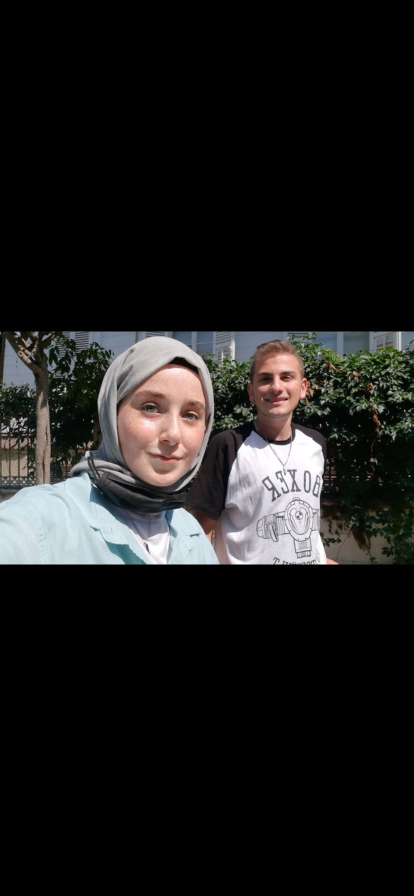
#> input picture photo/WhatsApp Image 2026-08-08 at 13.40.39 (1).jpeg, 828 x 1792 px (shown at 1/2 size); its folder holds only this picture in this run
$ python 01-trim.py
#> lines starting #> are read from the running program, lines starting #| are printed output that depends on the picture
#> in main, img is the input picture: PIL image 828x1792 RGB; mean R, G, B 29.1, 28.5, 27.8
#!/usr/bin/env python3
"""Telefon ekran görüntülerindeki siyah bantları kırpar.

Satır/kolon bazında en parlak pikseli ölçer; eşiğin altında kalan kenarları atar.
`magick -trim` yerine bunu kullanıyoruz çünkü -trim köşe rengine bakıp fuzz ile
karar veriyor ve koyu fotoğraf içeriğini de yiyebiliyor.

Çıktı: photo-trimmed/NN.jpg  (sıralı numaralı, orijinal isimler tarih sıralı)
"""
import json
import pathlib
import sys

from PIL import Image

SRC = pathlib.Path("photo")
OUT = pathlib.Path("photo-trimmed")
THRESHOLD = 20  # 0-255; bunun altındaki satır/kolon "siyah bant" sayılır

# --- elle belirlenen düzeltmeler ------------------------------------------
# Ekran görüntülerinde EXIF yönü yok, yani yan yatmış fotoğraflar yazılımsal
# olarak tespit edilemiyor. Aşağıdaki değerler 66 fotoğrafa tek tek bakılarak
# belirlendi. Anahtar = kaynak dosyaların tarih sırasındaki 1 tabanlı sırası.
#
# Değerler PIL kuralına göre **saat yönünün tersine** derece.
ROTATIONS: dict[int, int] = {28: 90, 34: 90, 63: 90, 64: 90, 65: -90, 66: 90}

# Telefonun Fotoğraflar arayüzü (tarih çubuğu, alt küçük resim şeridi) siyah
# bandın içinde metin taşıdığı için parlaklık eşiğine takılmıyor; bu kareler
# elle ölçüldü. Değer: (x, y, genişlik, yükseklik).
UI_CROPS: dict[int, tuple[int, int, int, int]] = {18: (0, 309, 828, 1104)}

# 09, 08'in aynısı — sadece telefon arayüzüyle çekilmiş hâli. Temizi duruyor.
SKIP: set[int] = {9}


def content_box(img: Image.Image) -> tuple[int, int, int, int]:
    g = img.convert("L")
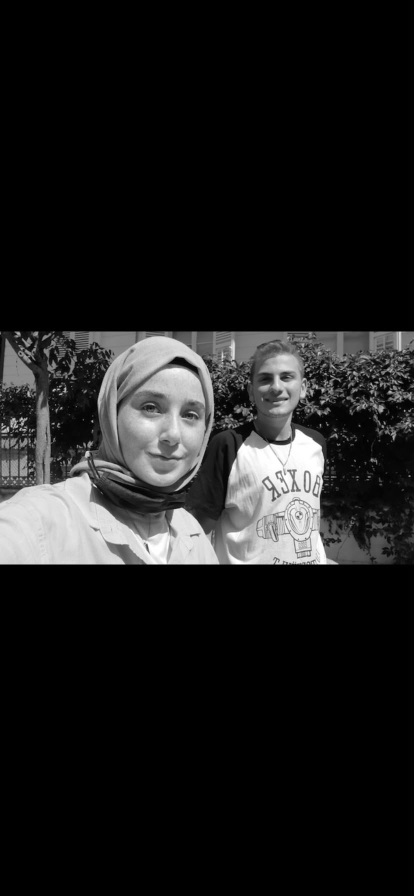
#> g: PIL image 828x1792 L (shown at 1/2 size); min 0, max 255, mean 28.6
    w, h = g.size
#> w = 828; h = 1792
    px = g.load()

    def row_bright(y: int) -> int:
        return max(px[x, y] for x in range(0, w, 4))

    def col_bright(x: int) -> int:
        return max(px[x, y] for y in range(0, h, 4))

    top = 0
    while top < h - 1 and row_bright(top) < THRESHOLD:
        top += 1
#> after the loop, top = 663
    bottom = h - 1
#> bottom = 1791
    while bottom > top and row_bright(bottom) < THRESHOLD:
        bottom -= 1
#> this loop made 663 passes
#> bottom on passes 1 to 3: 1790, 1789, 1788
#> after the loop, bottom = 1128
    left = 0
#> left = 0
    while left < w - 1 and col_bright(left) < THRESHOLD:
        left += 1
#> this loop made 0 passes
#> after the loop, left = 0
    right = w - 1
#> right = 827
    while right > left and col_bright(right) < THRESHOLD:
        right -= 1
#> after the loop, right = 827
    return left, top, right + 1, bottom + 1


def main() -> int:
    if not SRC.is_dir():
        print(f"hata: {SRC} bulunamadı", file=sys.stderr)
        return 1
    OUT.mkdir(exist_ok=True)
    for old in OUT.glob("*.jpg"):
        old.unlink()

    files = sorted(SRC.glob("*.jpeg"))
    manifest = []
    for i, f in enumerate(files, start=1):
        if i in SKIP:
            print(f"{i:02d}  atlandı (kopya)")
            continue

        with Image.open(f) as img:
            box = content_box(img)
#> box = (0, 663, 828, 1129)
            out = img.crop(box)
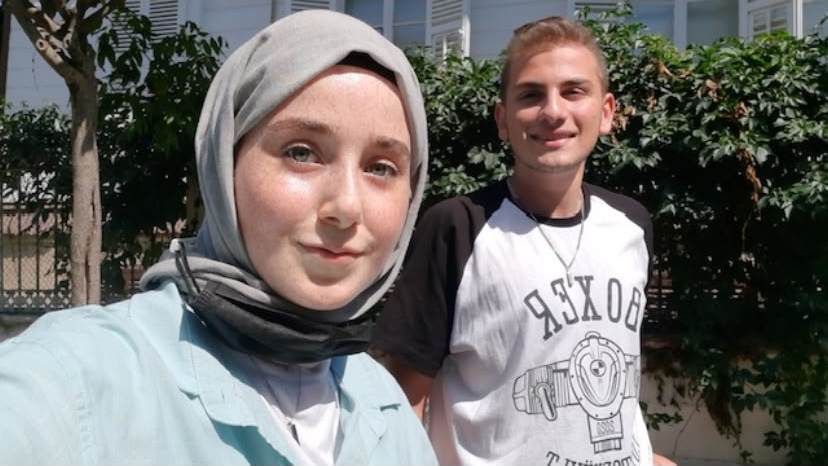
#> out: PIL image 828x466 RGB; mean R, G, B 111.8, 109.5, 106.8

            if i in UI_CROPS:
                x, y, w, h = UI_CROPS[i]
                out = out.crop((x, y, x + w, y + h))

            if i in ROTATIONS:
                out = out.rotate(ROTATIONS[i], expand=True)

            name = f"{i:02d}.jpg"
            out.save(OUT / name, "JPEG", quality=95, subsampling=0)

        manifest.append(
            {
                "id": i,
                "file": name,
                "source": f.name,
                "box": list(box),
                "rotation": ROTATIONS.get(i, 0),
                "size": list(out.size),
            }
        )
        print(f"{name}  -> {out.size[0]}x{out.size[1]}"
              + (f"  döndürüldü {ROTATIONS[i]}°" if i in ROTATIONS else ""))
#| 01.jpg  -> 828x466

    (OUT / "manifest.json").write_text(json.dumps(manifest, indent=2), encoding="utf-8")
    print(f"\n{len(manifest)} fotoğraf hazır -> {OUT}/")
#| 1 fotoğraf hazır -> photo-trimmed/
    return 0


if __name__ == "__main__":
    raise SystemExit(main())
#> (the program exits here)

$ run again, on photo/WhatsApp Image 2026-08-08 at 13.40.40.jpeg
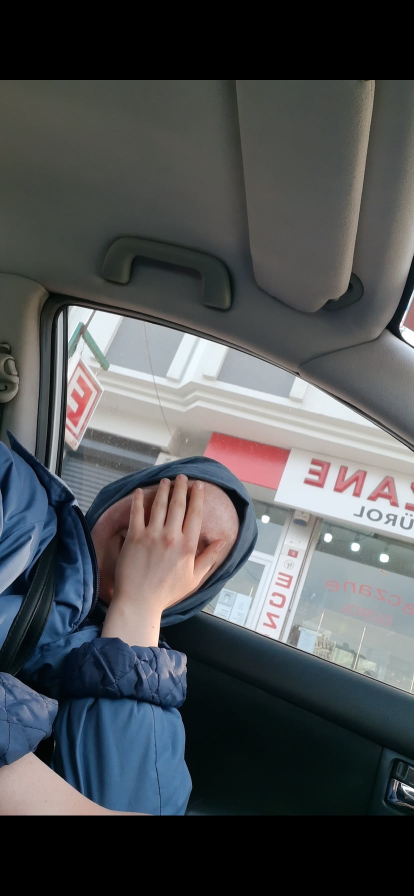
#> input picture photo/WhatsApp Image 2026-08-08 at 13.40.40.jpeg, 828 x 1792 px (shown at 1/2 size)
#> in main, img is the input picture: PIL image 828x1792 RGB; mean R, G, B 78.5, 81.5, 83.7
#> in content_box, `g = img.convert("L")`:
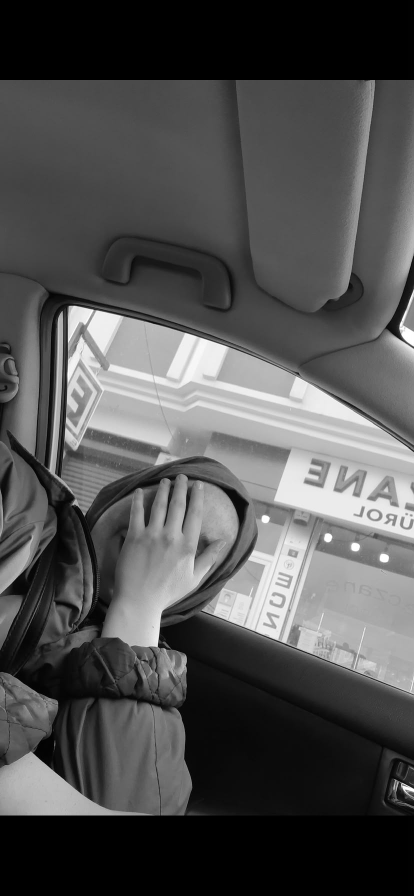
#> g: PIL image 828x1792 L (shown at 1/2 size); min 0, max 255, mean 80.9
#> after the loop in content_box, `while top < h - 1 and row_bright(top) < THRESHOLD:`: top = 160
#> in content_box, `bottom = h - 1`: bottom = 1791
#> the loop in content_box, `while bottom > top and row_bright(bottom) < THRESHOLD:` made 161 passes
#> bottom on passes 1 to 3: 1790, 1789, 1788
#> after the loop in content_box, `while bottom > top and row_bright(bottom) < THRESHOLD:`: bottom = 1630
#> in content_box, `left = 0`: left = 0
#> in content_box, `right = w - 1`: right = 827
#> box = (0, 160, 828, 1631)
#> in main, `out = img.crop(box)`:
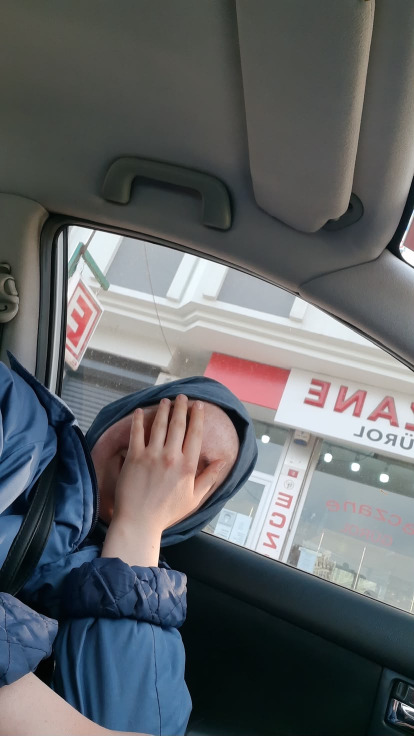
#> out: PIL image 828x1471 RGB (shown at 1/2 size); mean R, G, B 95.7, 99.2, 102
#| 01.jpg  -> 828x1471
#| 1 fotoğraf hazır -> photo-trimmed/

$ run again, on photo/WhatsApp Image 2026-08-08 at 13.40.41 (1).jpeg
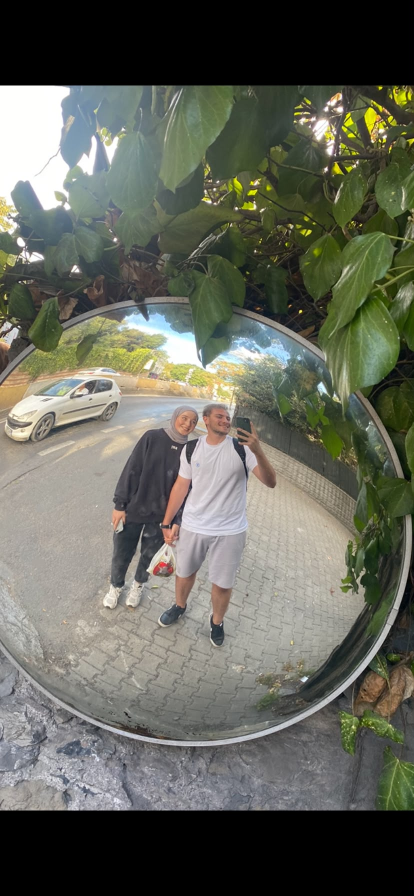
#> input picture photo/WhatsApp Image 2026-08-08 at 13.40.41 (1).jpeg, 828 x 1792 px (shown at 1/2 size)
#> in main, img is the input picture: PIL image 828x1792 RGB; mean R, G, B 99.9, 101.6, 90.5
#> in content_box, `g = img.convert("L")`:
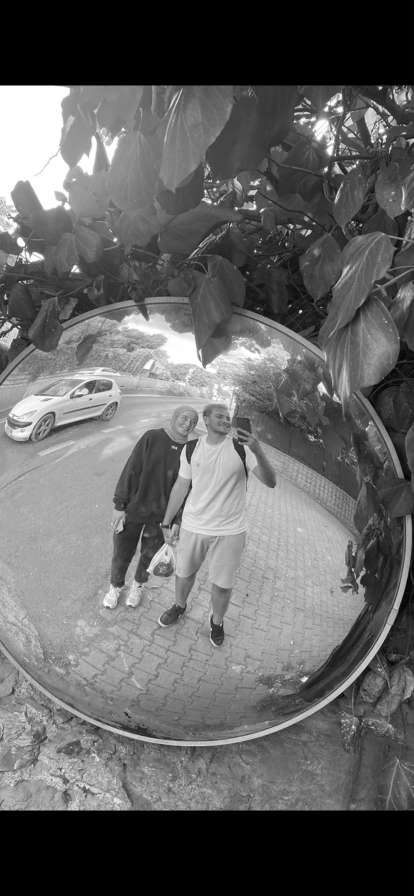
#> g: PIL image 828x1792 L (shown at 1/2 size); min 0, max 255, mean 99.8
#> after the loop in content_box, `while top < h - 1 and row_bright(top) < THRESHOLD:`: top = 171
#> in content_box, `bottom = h - 1`: bottom = 1791
#> the loop in content_box, `while bottom > top and row_bright(bottom) < THRESHOLD:` made 171 passes
#> bottom on passes 1 to 3: 1790, 1789, 1788
#> after the loop in content_box, `while bottom > top and row_bright(bottom) < THRESHOLD:`: bottom = 1620
#> in content_box, `left = 0`: left = 0
#> in content_box, `right = w - 1`: right = 827
#> box = (0, 171, 828, 1621)
#> in main, `out = img.crop(box)`:
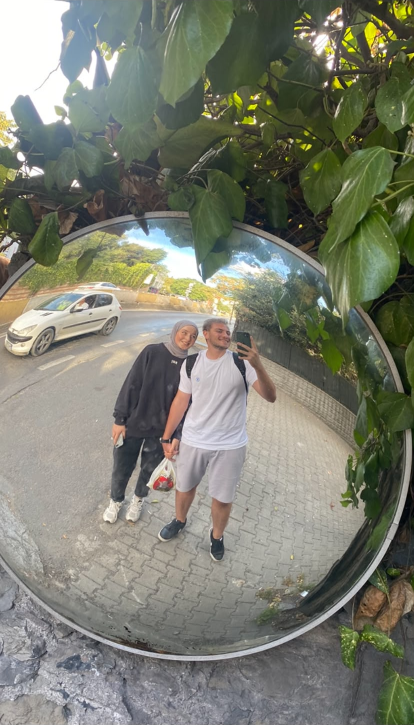
#> out: PIL image 828x1450 RGB (shown at 1/2 size); mean R, G, B 123.4, 125.5, 111.8
#| 01.jpg  -> 828x1450
#| 1 fotoğraf hazır -> photo-trimmed/

$ run again, on photo/WhatsApp Image 2026-08-08 at 13.40.41.jpeg
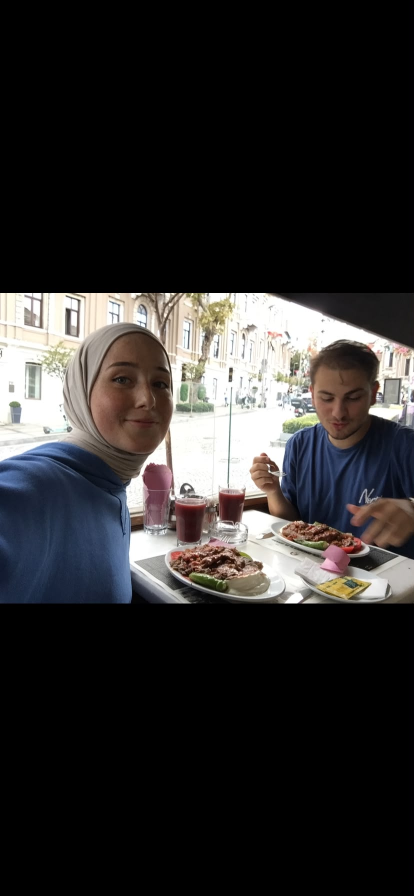
#> input picture photo/WhatsApp Image 2026-08-08 at 13.40.41.jpeg, 828 x 1792 px (shown at 1/2 size)
#> in main, img is the input picture: PIL image 828x1792 RGB; mean R, G, B 47.8, 46.2, 45.9
#> in content_box, `g = img.convert("L")`:
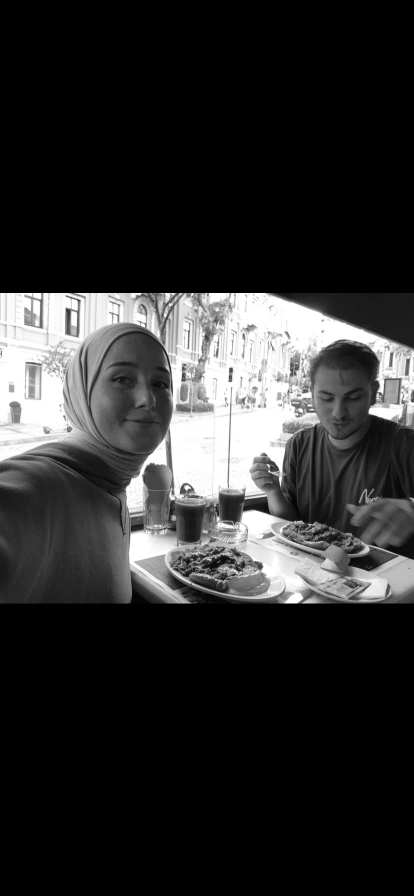
#> g: PIL image 828x1792 L (shown at 1/2 size); min 0, max 255, mean 46.6
#> after the loop in content_box, `while top < h - 1 and row_bright(top) < THRESHOLD:`: top = 586
#> in content_box, `bottom = h - 1`: bottom = 1791
#> the loop in content_box, `while bottom > top and row_bright(bottom) < THRESHOLD:` made 585 passes
#> bottom on passes 1 to 3: 1790, 1789, 1788
#> after the loop in content_box, `while bottom > top and row_bright(bottom) < THRESHOLD:`: bottom = 1206
#> in content_box, `left = 0`: left = 0
#> in content_box, `right = w - 1`: right = 827
#> box = (0, 586, 828, 1207)
#> in main, `out = img.crop(box)`:
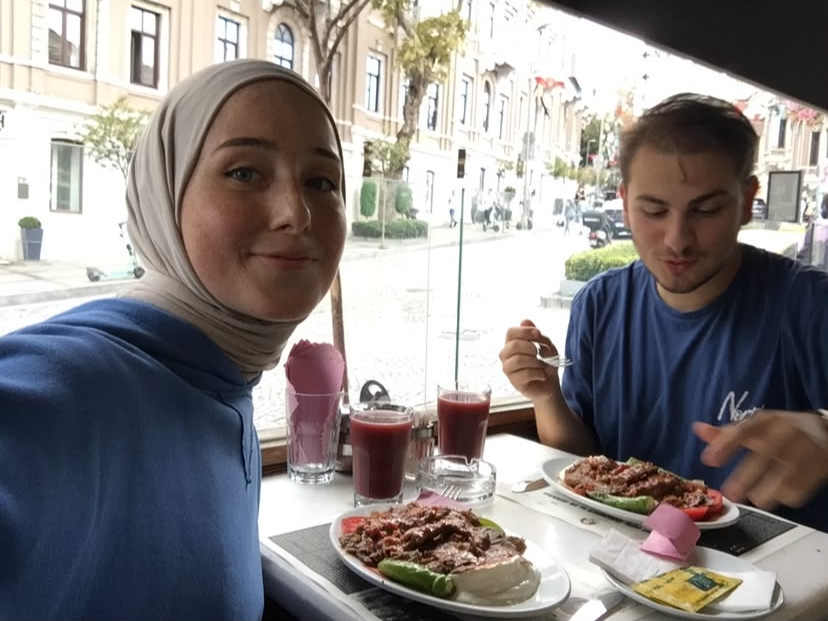
#> out: PIL image 828x621 RGB; mean R, G, B 138, 133.2, 132.4
#| 01.jpg  -> 828x621
#| 1 fotoğraf hazır -> photo-trimmed/

$ run again, on photo/WhatsApp Image 2026-08-08 at 13.40.39.jpeg
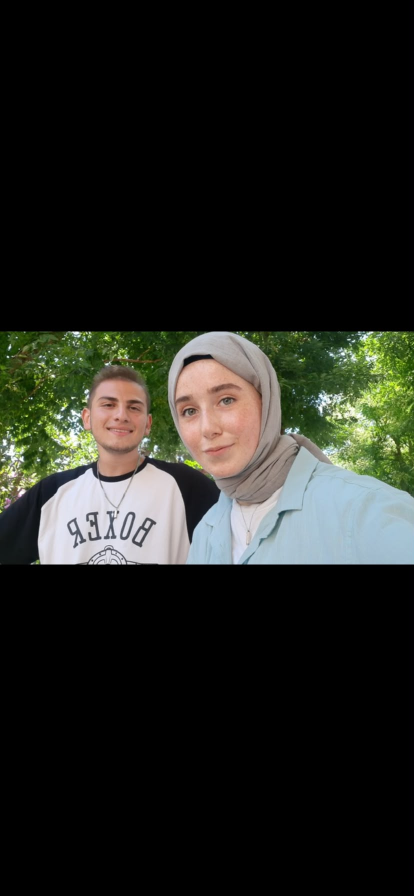
#> input picture photo/WhatsApp Image 2026-08-08 at 13.40.39.jpeg, 828 x 1792 px (shown at 1/2 size)
#> in main, img is the input picture: PIL image 828x1792 RGB; mean R, G, B 34.4, 36, 30.8
#> in content_box, `g = img.convert("L")`:
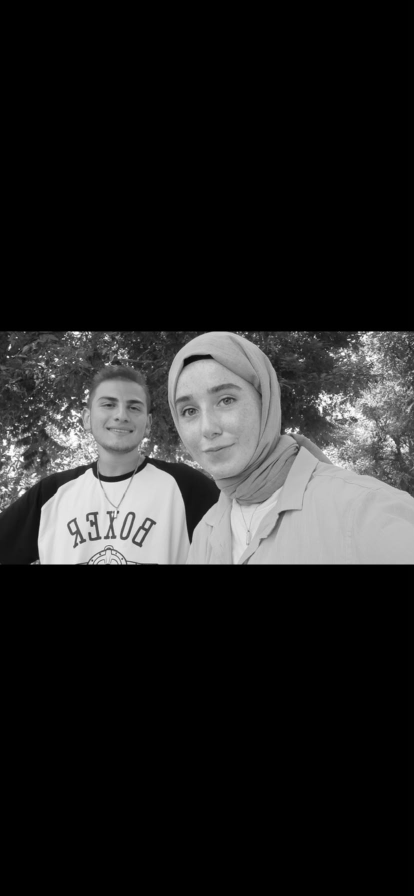
#> g: PIL image 828x1792 L (shown at 1/2 size); min 0, max 255, mean 35
#> after the loop in content_box, `while top < h - 1 and row_bright(top) < THRESHOLD:`: top = 663
#> in content_box, `bottom = h - 1`: bottom = 1791
#> the loop in content_box, `while bottom > top and row_bright(bottom) < THRESHOLD:` made 663 passes
#> bottom on passes 1 to 3: 1790, 1789, 1788
#> after the loop in content_box, `while bottom > top and row_bright(bottom) < THRESHOLD:`: bottom = 1128
#> in content_box, `left = 0`: left = 0
#> in content_box, `right = w - 1`: right = 827
#> box = (0, 663, 828, 1129)
#> in main, `out = img.crop(box)`:
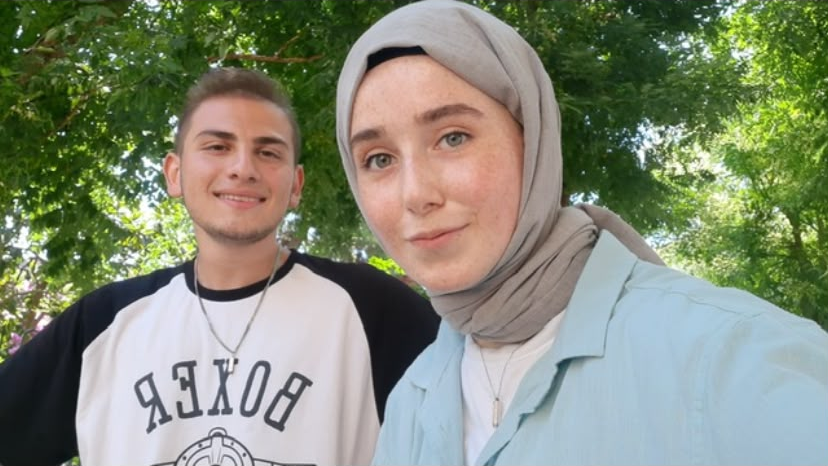
#> out: PIL image 828x466 RGB; mean R, G, B 132.2, 138.6, 118.5
#| 01.jpg  -> 828x466
#| 1 fotoğraf hazır -> photo-trimmed/
